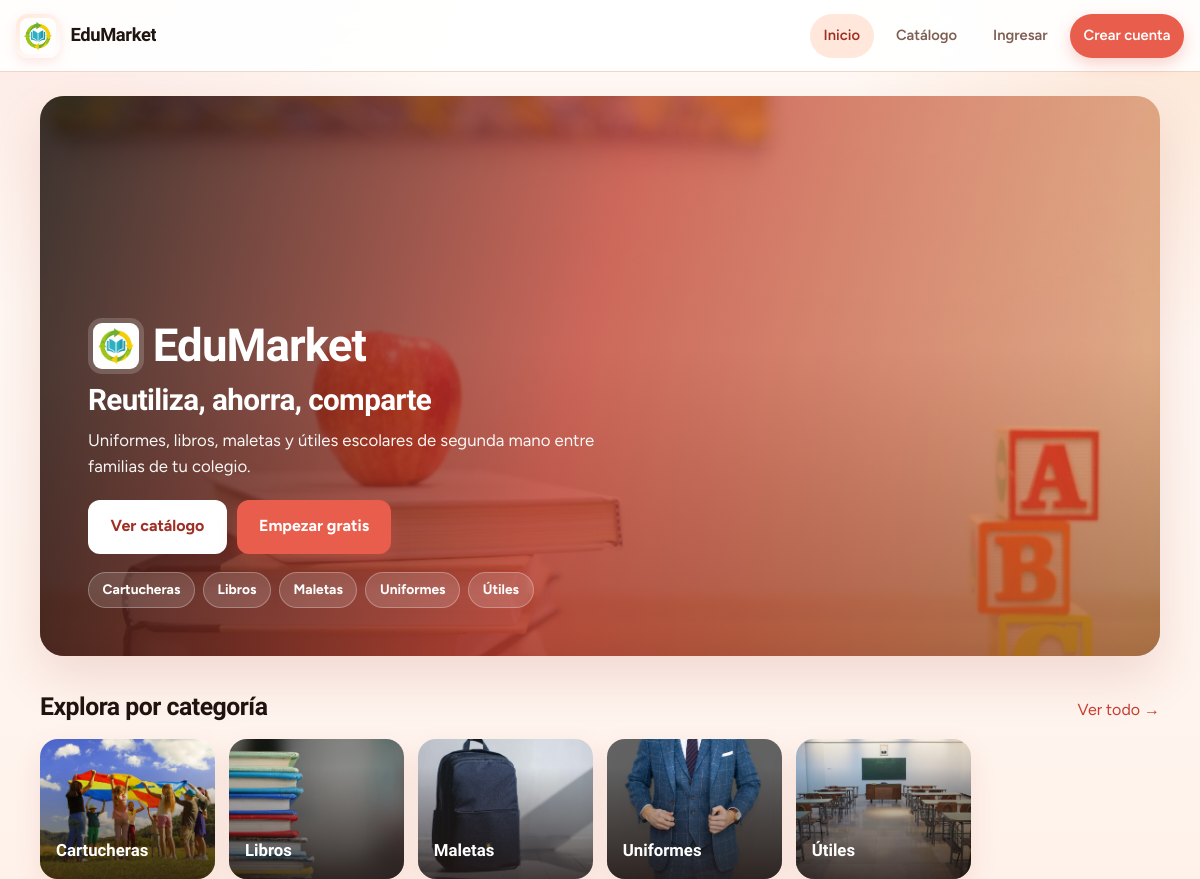
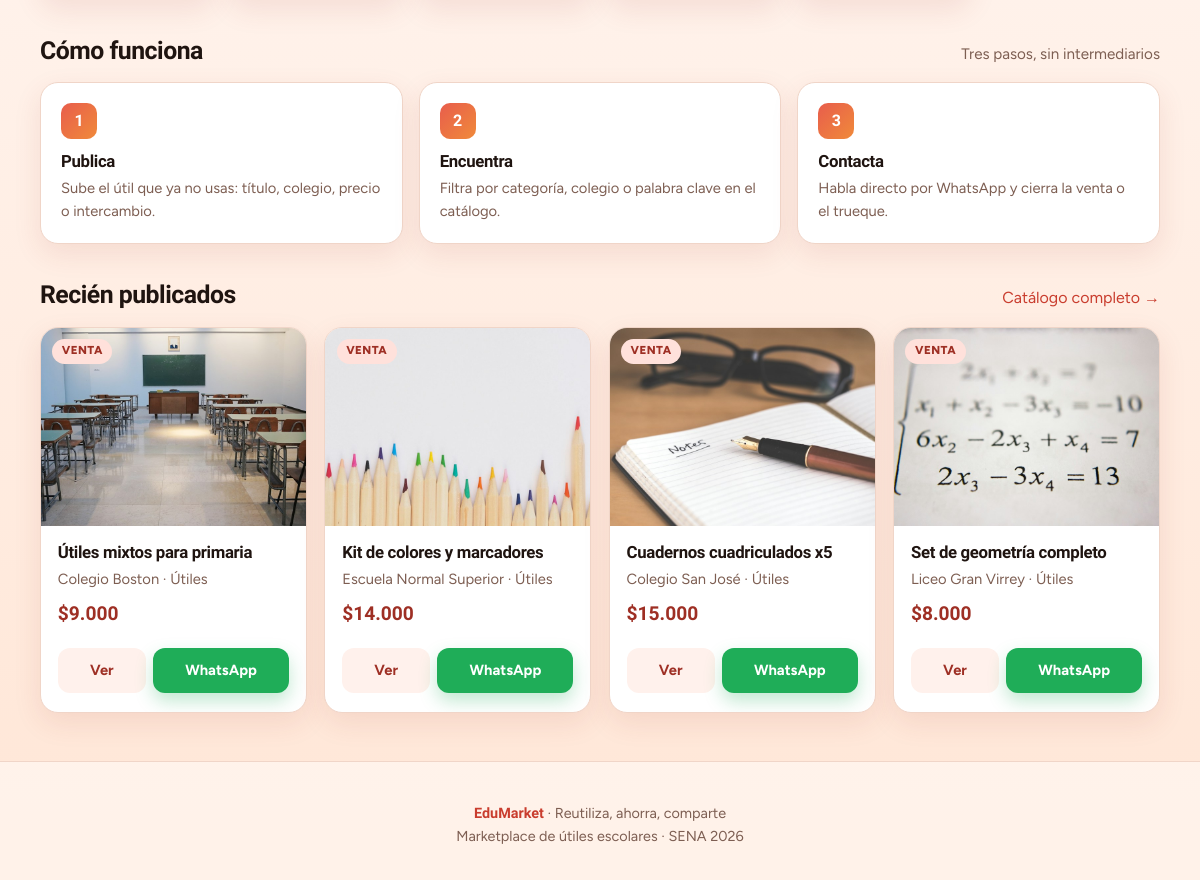
Before: / with the older database file (2 pictures, top to bottom).
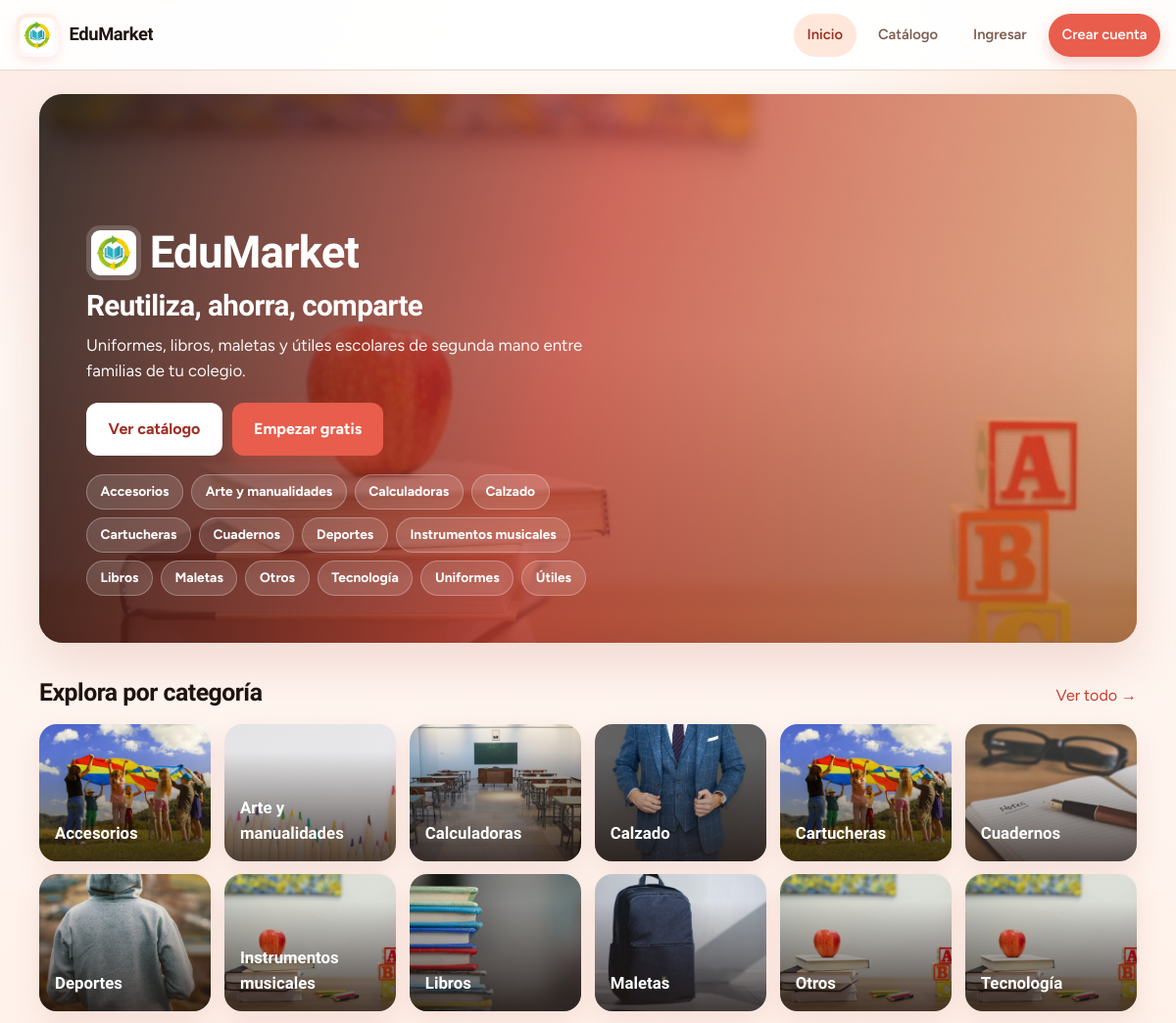
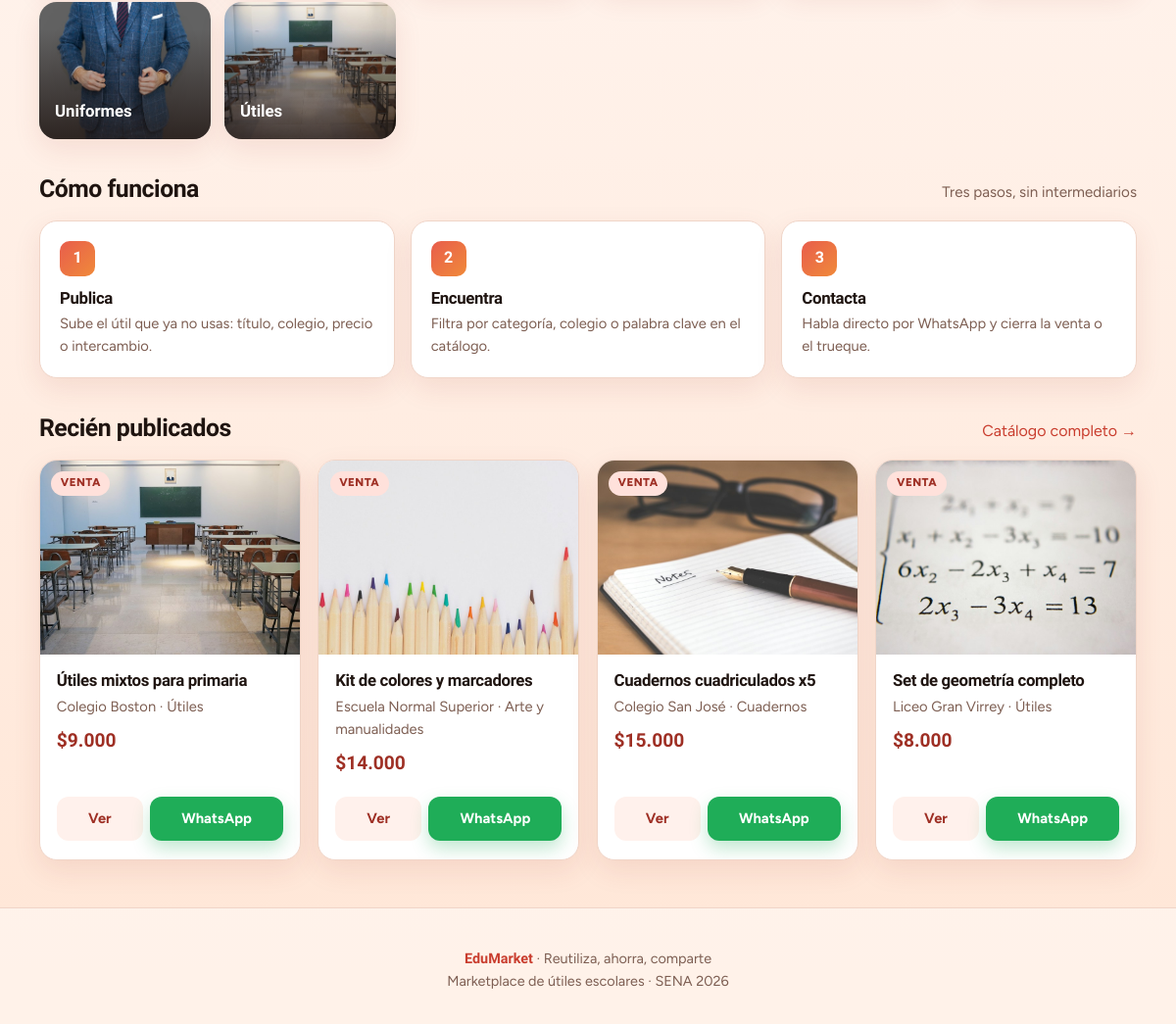
After: the same page with the newer database file (2 pictures, top to bottom).
### tables this page shows
CREATE TABLE categoria (
  id_categoria INT AUTO_INCREMENT PRIMARY KEY,
  nombre VARCHAR(80) NOT NULL UNIQUE
);

CREATE TABLE articulo (
  id_articulo INT AUTO_INCREMENT PRIMARY KEY,
  titulo VARCHAR(200) NOT NULL,
  descripcion TEXT,
  precio DECIMAL(10,2) NOT NULL DEFAULT 0.00,
  tipo ENUM('venta','intercambio') NOT NULL DEFAULT 'venta',
  estado ENUM('disponible','entregado') NOT NULL DEFAULT 'disponible',
  telefono_contacto VARCHAR(20) NOT NULL,
  foto_url VARCHAR(255) DEFAULT NULL,
  id_categoria INT NOT NULL,
  id_institucion INT NOT NULL,
  id_usuario INT NOT NULL,
  creado_en TIMESTAMP DEFAULT CURRENT_TIMESTAMP,
  CONSTRAINT fk_articulo_categoria FOREIGN KEY (id_categoria) REFERENCES categoria(id_categoria),
  CONSTRAINT fk_articulo_institucion FOREIGN KEY (id_institucion) REFERENCES institucion(id_institucion),
  CONSTRAINT fk_articulo_usuario FOREIGN KEY (id_usuario) REFERENCES usuario(id_usuario) ON DELETE CASCADE
);

CREATE TABLE institucion (
  id_institucion INT AUTO_INCREMENT PRIMARY KEY,
  nombre VARCHAR(150) NOT NULL,
  UNIQUE KEY uq_institucion_nombre (nombre)
);

### includes/funciones.php (called while the page is built, shortened)
<?php
function e($texto) {
    return htmlspecialchars((string)$texto, ENT_QUOTES, "UTF-8");
}
function usuarioLogueado() { return isset($_SESSION["usuario"]); }
function usuarioActual() { return $_SESSION["usuario"] ?? null; }
function formatoPesos($n) { return "$" . number_format((float)$n, 0, ",", "."); }
function waLink($telefono, $texto = "") {
    $tel = preg_replace("/\D+/", "", (string)$telefono);
    if ($tel !== "" && strpos($tel, "57") !== 0) $tel = "57" . $tel;
    $url = "https://wa.me/" . $tel;
    if ($texto !== "") $url .= "?text=" . rawurlencode($texto);
    return $url;
}
function fotoArticulo($fotoUrl, $fallbackCat = "") {
    $foto = trim((string)$fotoUrl);
    if ($foto !== "") {
        return $foto;
    }
    $map = [
        "Libros" => "img/libros-1.jpg",
        "Uniformes" => "img/uniforme-1.jpg",
        "Maletas" => "img/maleta-1.jpg",
        "Cartucheras" => "img/cartuchera-2.jpg",
        "Útiles" => "img/utiles-1.jpg",
        "Utiles" => "img/utiles-1.jpg",
        "Cuadernos" => "img/cuadernos-1.jpg",
        "Calzado" => "img/uniforme-1.jpg",
        "Calculadoras" => "img/utiles-1.jpg",
        "Deportes" => "img/sudadera-1.jpg",
        "Arte y manualidades" => "img/utiles-2.jpg",
        "Tecnología" => "img/hero-utiles.jpg",
        "Instrumentos musicales" => "img/hero-utiles.jpg",
        "Accesorios" => "img/cartuchera-1.jpg",
        "Otros" => "img/hero-utiles.jpg",
    ];
    return $map[$fallbackCat] ?? "img/hero-utiles.jpg";
}
function etiquetaTipo($tipo) {
    return $tipo === "intercambio" ? "Intercambio" : "Venta";
}

### index.php (the view, shortened to what this page needs)
<?php
require_once __DIR__ . "/includes/conexion.php";
require_once __DIR__ . "/includes/funciones.php";
$cats = $mysqli->query("SELECT id_categoria, nombre FROM categoria ORDER BY nombre")->fetch_all(MYSQLI_ASSOC);
$catFotos = [
    "Libros" => "img/libros-1.jpg",
    "Uniformes" => "img/uniforme-1.jpg",
    "Maletas" => "img/maleta-1.jpg",
    "Cartucheras" => "img/cartuchera-2.jpg",
    "Útiles" => "img/utiles-1.jpg",
    "Cuadernos" => "img/cuadernos-1.jpg",
    "Calzado" => "img/uniforme-1.jpg",
    "Calculadoras" => "img/utiles-1.jpg",
    "Deportes" => "img/sudadera-1.jpg",
    "Arte y manualidades" => "img/utiles-2.jpg",
    "Tecnología" => "img/hero-utiles.jpg",
    "Instrumentos musicales" => "img/hero-utiles.jpg",
    "Accesorios" => "img/cartuchera-1.jpg",
    "Otros" => "img/hero-utiles.jpg",
];
$destacados = $mysqli->query(
    "SELECT a.*, c.nombre AS categoria, i.nombre AS institucion
     FROM articulo a
     JOIN categoria c ON c.id_categoria = a.id_categoria
     JOIN institucion i ON i.id_institucion = a.id_institucion
     WHERE a.estado = 'disponible'
     ORDER BY a.id_articulo DESC
     LIMIT 4"
)->fetch_all(MYSQLI_ASSOC);
require __DIR__ . "/includes/header.php";
?>
<main class="contenedor">
  <section class="hero" aria-label="Bienvenida EduMarket">
    <div class="hero-media">
      <img src="img/hero-utiles.jpg" alt="Útiles escolares sobre mesa">
    </div>
    <div class="hero-content">
      <div class="brand-mark">
        <img src="img/logo.png" alt="">
        EduMarket
      </div>
      <h1>Reutiliza, ahorra, comparte</h1>
      <p class="lead">Uniformes, libros, maletas y útiles escolares de segunda mano entre familias de tu colegio.</p>
      <div class="hero-actions">
        <a class="btn btn-secondary btn-lg" href="catalogo.php">Ver catálogo</a>
        <?php if (usuarioLogueado()): ?>
          <a class="btn btn-primary btn-lg" href="publicar.php">Publicar artículo</a>
        <?php else: ?>
          <a class="btn btn-primary btn-lg" href="registro.php">Empezar gratis</a>
        <?php endif; ?>
      </div>
      <div class="chips" aria-label="Categorías">
        <?php foreach ($cats as $c): ?>
          <a class="chip" href="catalogo.php?categoria=<?= (int)$c['id_categoria'] ?>"><?= e($c['nombre']) ?></a>
        <?php endforeach; ?>
      </div>
    </div>
  </section>
  <section class="section">
    <div class="section-head">
      <h2>Explora por categoría</h2>
      <a href="catalogo.php">Ver todo →</a>
    </div>
    <div class="cat-grid">
      <?php foreach ($cats as $c):
        $foto = $catFotos[$c['nombre']] ?? 'img/hero-utiles.jpg';
      ?>
        <a class="cat-card" href="catalogo.php?categoria=<?= (int)$c['id_categoria'] ?>">
          <img src="<?= e($foto) ?>" alt="<?= e($c['nombre']) ?>">
          <span><?= e($c['nombre']) ?></span>
        </a>
      <?php endforeach; ?>
    </div>
  </section>
  <section class="section">
    <div class="section-head">
      <h2>Cómo funciona</h2>
      <p class="muted">Tres pasos, sin intermediarios</p>
    </div>
    <div class="how-grid">
      <article class="how-step">
        <div class="num">1</div>
        <h3>Publica</h3>
        <p class="muted">Sube el útil que ya no usas: título, colegio, precio o intercambio.</p>
      </article>
      <article class="how-step">
        <div class="num">2</div>
        <h3>Encuentra</h3>
        <p class="muted">Filtra por categoría, colegio o palabra clave en el catálogo.</p>
      </article>
      <article class="how-step">
        <div class="num">3</div>
        <h3>Contacta</h3>
        <p class="muted">Habla directo por WhatsApp y cierra la venta o el trueque.</p>
      </article>
    </div>
  </section>
  <section class="section">
    <div class="section-head">
      <h2>Recién publicados</h2>
      <a href="catalogo.php">Catálogo completo →</a>
    </div>
    <?php if (!$destacados): ?>
      <div class="empty-state">
        <h3>Aún no hay artículos</h3>
        <p>Sé el primero en publicar un útil escolar.</p>
        <a class="btn btn-primary" href="<?= usuarioLogueado() ? 'publicar.php' : 'registro.php' ?>">Publicar</a>
      </div>
    <?php else: ?>
      <div class="grid">
        <?php foreach ($destacados as $a):
          $foto = fotoArticulo($a['foto_url'], $a['categoria']);
        ?>
          <article class="card">
            <a class="card-media" href="articulo.php?id=<?= (int)$a['id_articulo'] ?>">
              <img src="<?= e($foto) ?>" alt="<?= e($a['titulo']) ?>" loading="lazy">
              <span class="badge <?= $a['tipo']==='intercambio'?'intercambio':'' ?>"><?= e(etiquetaTipo($a['tipo'])) ?></span>
            </a>
            <div class="card-body">
              <h3><a href="articulo.php?id=<?= (int)$a['id_articulo'] ?>"><?= e($a['titulo']) ?></a></h3>
              <p class="muted"><?= e($a['institucion']) ?> · <?= e($a['categoria']) ?></p>
              <p class="card-price <?= $a['tipo']==='intercambio'?'swap':'' ?>">
                <?= $a['tipo']==='intercambio' ? 'Intercambio' : formatoPesos($a['precio']) ?>
              </p>
              <div class="acciones">
                <a class="btn btn-ghost" href="articulo.php?id=<?= (int)$a['id_articulo'] ?>">Ver</a>
                <a class="btn btn-wa" target="_blank" rel="noopener"
                   href="<?= e(waLink($a['telefono_contacto'], 'Hola, me interesa en EduMarket: '.$a['titulo'])) ?>">WhatsApp</a>
              </div>
            </div>
          </article>
        <?php endforeach; ?>
      </div>
    <?php endif; ?>
  </section>
</main>
<?php require __DIR__ . "/includes/footer.php"; ?>

### includes/header.php (shortened to what this page needs)
<?php
$activo = basename($_SERVER["PHP_SELF"] ?? "");
$usuario = usuarioActual();
?>
<!DOCTYPE html>
<html lang="es">
<head>
<link rel="stylesheet" href="css/estilos.css">
</head>
<body>
<header>
<nav class="nav" aria-label="Principal">
  <a class="nav-brand" href="index.php">
    <img src="img/logo.png" alt="EduMarket">
    <span>EduMarket</span>
  </a>
  <div class="nav-links">
    <a class="<?= $activo==='index.php'?'active':'' ?>" href="index.php">Inicio</a>
    <a class="<?= $activo==='catalogo.php'?'active':'' ?>" href="catalogo.php">Catálogo</a>
    <?php if ($usuario): ?>
      <a class="nav-cta <?= $activo==='publicar.php'?'active':'' ?>" href="publicar.php">Publicar</a>
      <a class="<?= $activo==='mis_publicaciones.php'?'active':'' ?>" href="mis_publicaciones.php">Mis publicaciones</a>
      <?php if (!empty($usuario["es_admin"])): ?>
        <a class="<?= $activo==='admin.php'?'active':'' ?>" href="admin.php">Admin</a>
      <?php endif; ?>
      <span class="nav-user">Hola, <?= e($usuario["nombre"]) ?></span>
      <a href="logout.php">Salir</a>
    <?php else: ?>
      <a href="login.php">Ingresar</a>
      <a class="nav-cta" href="registro.php">Crear cuenta</a>
    <?php endif; ?>
  </div>
</nav>
</header>

### includes/footer.php
<footer class="footer">
  <p><strong>EduMarket</strong> · Reutiliza, ahorra, comparte</p>
  <p>Marketplace de útiles escolares · SENA 2026</p>
</footer>
</body>
</html>

Changed rows visible on the page:
added categoria: nombre "Accesorios"
added categoria: nombre "Arte y manualidades", shows a picture
added categoria: nombre "Calculadoras"
added categoria: nombre "Calzado"
added categoria: nombre "Cuadernos", shows a picture
added categoria: nombre "Deportes", shows a picture
added categoria: nombre "Instrumentos musicales"
added categoria: nombre "Otros"
added categoria: nombre "Tecnología"
changed articulo "Kit de colores y marcadores": id_categoria.nombre "Útiles" → "Arte y manualidades"
changed articulo "Cuadernos cuadriculados x5": id_categoria.nombre "Útiles" → "Cuadernos"
